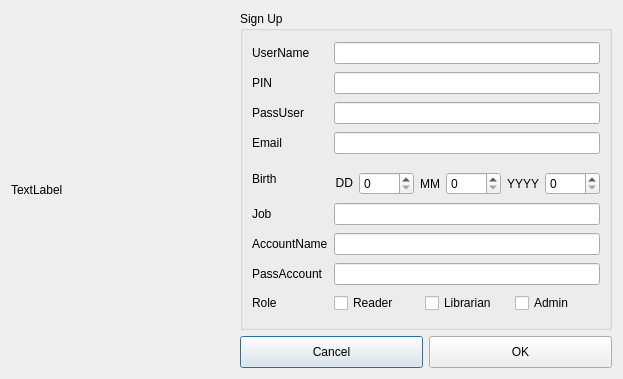
<?xml version="1.0" encoding="UTF-8"?>
<ui version="4.0">
 <class>SignUpDialog</class>
 <widget class="QDialog" name="SignUpDialog">
  <property name="geometry">
   <rect>
    <x>0</x>
    <y>0</y>
    <width>623</width>
    <height>379</height>
   </rect>
  </property>
  <property name="windowTitle">
   <string>Dialog</string>
  </property>
  <layout class="QHBoxLayout" name="horizontalLayout_4" stretch="3,5">
   <item>
    <widget class="QLabel" name="label_10">
     <property name="text">
      <string>TextLabel</string>
     </property>
    </widget>
   </item>
   <item>
    <layout class="QVBoxLayout" name="verticalLayout" stretch="10,1">
     <item>
      <widget class="QGroupBox" name="groupBox">
       <property name="title">
        <string>Sign Up</string>
       </property>
       <layout class="QGridLayout" name="gridLayout">
        <item row="4" column="2">
         <layout class="QHBoxLayout" name="horizontalLayout" stretch="0,1,0,1,0,1">
          <property name="leftMargin">
           <number>1</number>
          </property>
          <property name="topMargin">
           <number>10</number>
          </property>
          <property name="rightMargin">
           <number>0</number>
          </property>
          <property name="bottomMargin">
           <number>0</number>
          </property>
          <item>
           <widget class="QLabel" name="label_11">
            <property name="text">
             <string>DD</string>
            </property>
            <property name="textFormat">
             <enum>Qt::RichText</enum>
            </property>
            <property name="scaledContents">
             <bool>false</bool>
            </property>
            <property name="alignment">
             <set>Qt::AlignRight|Qt::AlignTrailing|Qt::AlignVCenter</set>
            </property>
           </widget>
          </item>
          <item>
           <widget class="QSpinBox" name="spinBox"/>
          </item>
          <item>
           <widget class="QLabel" name="label_12">
            <property name="text">
             <string>MM</string>
            </property>
            <property name="alignment">
             <set>Qt::AlignRight|Qt::AlignTrailing|Qt::AlignVCenter</set>
            </property>
           </widget>
          </item>
          <item>
           <widget class="QSpinBox" name="spinBox_2"/>
          </item>
          <item>
           <widget class="QLabel" name="label_13">
            <property name="text">
             <string>YYYY</string>
            </property>
            <property name="alignment">
             <set>Qt::AlignRight|Qt::AlignTrailing|Qt::AlignVCenter</set>
            </property>
           </widget>
          </item>
          <item>
           <widget class="QSpinBox" name="spinBox_3"/>
          </item>
         </layout>
        </item>
        <item row="8" column="2">
         <layout class="QHBoxLayout" name="horizontalLayout_2">
          <item>
           <widget class="QCheckBox" name="checkBox">
            <property name="text">
             <string>Reader</string>
            </property>
           </widget>
          </item>
          <item>
           <widget class="QCheckBox" name="checkBox_2">
            <property name="text">
             <string>Librarian</string>
            </property>
           </widget>
          </item>
          <item>
           <widget class="QCheckBox" name="checkBox_3">
            <property name="text">
             <string>Admin</string>
            </property>
           </widget>
          </item>
         </layout>
        </item>
        <item row="0" column="0">
         <widget class="QLabel" name="label">
          <property name="text">
           <string>UserName</string>
          </property>
         </widget>
        </item>
        <item row="7" column="0">
         <widget class="QLabel" name="label_8">
          <property name="text">
           <string>PassAccount</string>
          </property>
         </widget>
        </item>
        <item row="5" column="0">
         <widget class="QLabel" name="label_6">
          <property name="text">
           <string>Job</string>
          </property>
         </widget>
        </item>
        <item row="3" column="2">
         <widget class="QLineEdit" name="lineEdit_4"/>
        </item>
        <item row="6" column="2">
         <widget class="QLineEdit" name="lineEdit_7"/>
        </item>
        <item row="1" column="0">
         <widget class="QLabel" name="label_2">
          <property name="text">
           <string>PIN</string>
          </property>
         </widget>
        </item>
        <item row="8" column="0">
         <widget class="QLabel" name="label_9">
          <property name="text">
           <string>Role</string>
          </property>
         </widget>
        </item>
        <item row="5" column="2">
         <widget class="QLineEdit" name="lineEdit_5"/>
        </item>
        <item row="6" column="0">
         <widget class="QLabel" name="label_7">
          <property name="text">
           <string>AccountName</string>
          </property>
         </widget>
        </item>
        <item row="2" column="2">
         <widget class="QLineEdit" name="lineEdit_3">
          <property name="echoMode">
           <enum>QLineEdit::Password</enum>
          </property>
          <property name="readOnly">
           <bool>false</bool>
          </property>
         </widget>
        </item>
        <item row="0" column="2">
         <widget class="QLineEdit" name="lineEdit"/>
        </item>
        <item row="1" column="2">
         <widget class="QLineEdit" name="lineEdit_2"/>
        </item>
        <item row="7" column="2">
         <widget class="QLineEdit" name="lineEdit_6">
          <property name="echoMode">
           <enum>QLineEdit::Password</enum>
          </property>
         </widget>
        </item>
        <item row="2" column="0">
         <widget class="QLabel" name="label_3">
          <property name="text">
           <string>PassUser</string>
          </property>
         </widget>
        </item>
        <item row="3" column="0">
         <widget class="QLabel" name="label_4">
          <property name="text">
           <string>Email</string>
          </property>
         </widget>
        </item>
        <item row="4" column="0">
         <widget class="QLabel" name="label_5">
          <property name="text">
           <string>Birth</string>
          </property>
         </widget>
        </item>
       </layout>
      </widget>
     </item>
     <item>
      <layout class="QHBoxLayout" name="horizontalLayout_3" stretch="0,0">
       <item>
        <widget class="QPushButton" name="pushButton">
         <property name="sizePolicy">
          <sizepolicy hsizetype="Preferred" vsizetype="Preferred">
           <horstretch>0</horstretch>
           <verstretch>0</verstretch>
          </sizepolicy>
         </property>
         <property name="text">
          <string>Cancel</string>
         </property>
        </widget>
       </item>
       <item>
        <widget class="QPushButton" name="pushButton_2">
         <property name="sizePolicy">
          <sizepolicy hsizetype="Preferred" vsizetype="Preferred">
           <horstretch>0</horstretch>
           <verstretch>0</verstretch>
          </sizepolicy>
         </property>
         <property name="text">
          <string>OK</string>
         </property>
        </widget>
       </item>
      </layout>
     </item>
    </layout>
   </item>
  </layout>
 </widget>
 <resources/>
 <connections/>
</ui>
